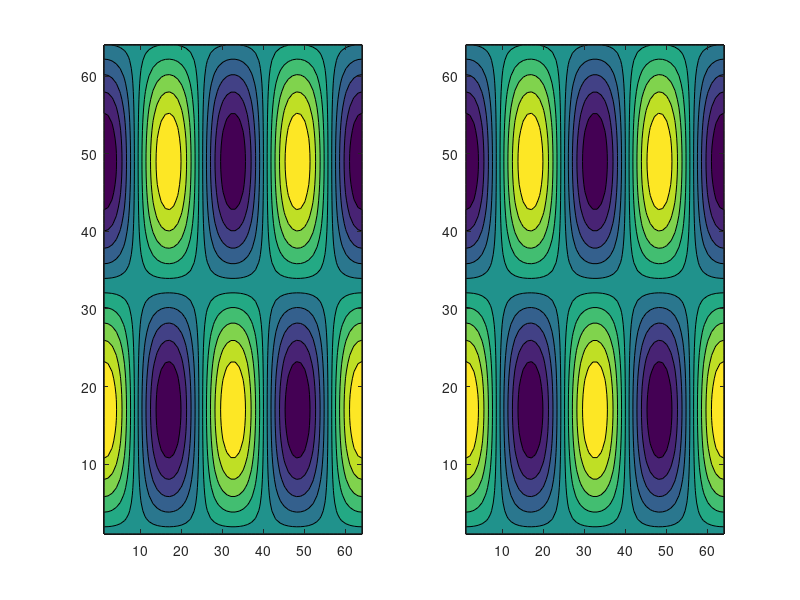

Here is the MATLAB script that generated this plot:
clear all
nx=64;
ny=nx;
dx=2*pi/(nx-1);
dxi=1/dx;

fid = fopen('in.dat');
var = fread(fid, nx*ny, 'double');
fclose(fid);
in=reshape(var,[nx ny]);

fid = fopen('out.dat');
var = fread(fid, nx*ny, 'double');
fclose(fid);
out=reshape(var,[nx ny]);


figure(1)
subplot(1,2,1)
contourf(in)

subplot(1,2,2)
contourf(out)

